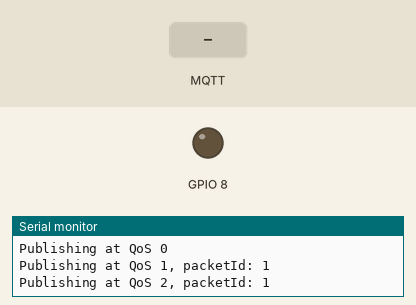
A sketch run on a simulated ESP32. Parts: output pins drawn as LEDs (lit = HIGH), the last lines printed to the serial monitor. The inputs (shaded band) are chosen by the test bench. WiFi joins after 1.5 s; servers stay silent unless stated; random numbers use the default seed unless the sketch sets one; no MQTT or app messages arrive unless stated.

Above: at 2.4 s.
2.5 s: MQTT message "true" arrives on the first subscribed topic
At 2.8 s:
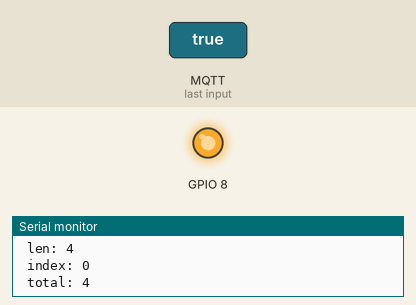
5.5 s: MQTT message "false" arrives on the first subscribed topic
At 6.3 s:
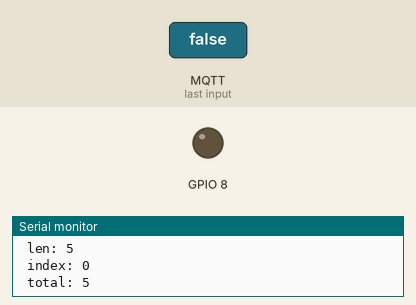
Timing chart, 0 to 8.5 s (numbered marks = the images above; inputs shaded):
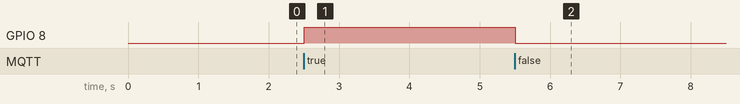

Measured:
- after the input at 2.5 s, GPIO 8: LOW → HIGH at once
- after the input at 5.5 s, GPIO 8: HIGH → LOW at once

The sketch:

mqtt_esp32_example.ino
```cpp
#include <WiFi.h>
extern "C" {
#include "freertos/FreeRTOS.h"
#include "freertos/timers.h"
}
#include <AsyncMqttClient.h>
#define WIFI_SSID "Anfield"
#define WIFI_PASSWORD "Haca2635"

#define MQTT_HOST IPAddress(192, 168, 18, 155) // MQTT BROKER IP ADDRESS
/*for example:
#define MQTT_HOST IPAddress(192, 168, 1, 106)*/
#define MQTT_PORT 1883
#define BROKER_USER "mqtt-user"
#define BROKER_PASS "mqtt-password"
AsyncMqttClient mqttClient;
TimerHandle_t mqttReconnectTimer;
TimerHandle_t wifiReconnectTimer;
unsigned long previousMillis = 0; // Stores last time a message was published
const long interval = 10000; // Interval at which to publish values

void connectToWifi() {
Serial.println("Connecting to Wi-Fi...");
WiFi.begin(WIFI_SSID, WIFI_PASSWORD);
}

void connectToMqtt() {
Serial.println("Connecting to MQTT...");
mqttClient.connect();
}

void WiFiEvent(WiFiEvent_t event) {
Serial.printf("[WiFi-event] event: %d\n", event);
switch(event) {
case ARDUINO_EVENT_WIFI_STA_GOT_IP:
Serial.println("WiFi connected");
Serial.println("IP address: ");
Serial.println(WiFi.localIP());
connectToMqtt();
break;
case ARDUINO_EVENT_WIFI_STA_DISCONNECTED:
Serial.println("WiFi lost connection");
xTimerStop(mqttReconnectTimer, 0); // ensure we don't reconnect to MQTT while reconnecting to Wi-Fi
xTimerStart(wifiReconnectTimer, 0);
break;
}
}

void onMqttConnect(bool sessionPresent) {
Serial.println("Connected to MQTT.");
Serial.print("Session present: ");
Serial.println(sessionPresent);

// Subscribe to topic "led" when it connects to the broker
uint16_t packetIdSub = mqttClient.subscribe("led", 2);
Serial.print("Subscribing at QoS 2, packetId: ");
Serial.println(packetIdSub);
// Publish on the "test" topic with qos 0
mqttClient.publish("test", 0, true, "test 1");
Serial.println("Publishing at QoS 0");
// Publish on the "test" topic with qos 1
uint16_t packetIdPub1 = mqttClient.publish("test", 1, true, "test 2");
Serial.print("Publishing at QoS 1, packetId: ");
Serial.println(packetIdPub1);
// Publish on the "test" topic with qos 2
uint16_t packetIdPub2 = mqttClient.publish("test", 2, true, "test 3");
Serial.print("Publishing at QoS 2, packetId: ");
Serial.println(packetIdPub2);
}

void onMqttDisconnect(AsyncMqttClientDisconnectReason reason) {
Serial.println("Disconnected from MQTT.");
if (WiFi.isConnected()) {
xTimerStart(mqttReconnectTimer, 0);
}
}

void onMqttSubscribe(uint16_t packetId, uint8_t qos) {
Serial.println("Subscribe acknowledged.");
Serial.print(" packetId: ");
Serial.println(packetId);
Serial.print(" qos: ");
Serial.println(qos);
}

void onMqttUnsubscribe(uint16_t packetId) {
Serial.println("Unsubscribe acknowledged.");
Serial.print(" packetId: ");
Serial.println(packetId);
}

void onMqttMessage(char* topic, char* payload, AsyncMqttClientMessageProperties properties, size_t len, size_t index, size_t total) {
// Do whatever you want when you receive a message
// Save the message in a variable
String receivedMessage;
for (int i = 0; i < len; i++) {
Serial.println((char)payload[i]);
receivedMessage += (char)payload[i];
}
// Turn the LED on or off accordingly to the message content
if (strcmp(topic, "led") == 0) {
if (receivedMessage == "true"){
digitalWrite(D9, HIGH);
}
if (receivedMessage == "false"){
digitalWrite(D9, LOW);
}
}
Serial.println("Publish received.");
Serial.print(" topic: ");

Serial.println(topic);
Serial.print(" qos: ");
Serial.println(properties.qos);
Serial.print(" dup: ");
Serial.println(properties.dup);
Serial.print(" retain: ");
Serial.println(properties.retain);
Serial.print(" len: ");
Serial.println(len);
Serial.print(" index: ");
Serial.println(index);
Serial.print(" total: ");
Serial.println(total);
}
void onMqttPublish(uint16_t packetId) {
Serial.println("Publish acknowledged.");
Serial.print(" packetId: ");
Serial.println(packetId);
}
void setup() {
Serial.begin(115200);
Serial.println();
Serial.println();
pinMode (D9, OUTPUT);
mqttReconnectTimer = xTimerCreate("mqttTimer", pdMS_TO_TICKS(2000), pdFALSE, (void*)0, reinterpret_cast<TimerCallbackFunction_t>(connectToMqtt));
wifiReconnectTimer = xTimerCreate("wifiTimer", pdMS_TO_TICKS(2000), pdFALSE, (void*)0, reinterpret_cast<TimerCallbackFunction_t>(connectToWifi));
WiFi.onEvent(WiFiEvent);
mqttClient.onConnect(onMqttConnect);
mqttClient.onDisconnect(onMqttDisconnect);
mqttClient.onSubscribe(onMqttSubscribe);
mqttClient.onUnsubscribe(onMqttUnsubscribe);
mqttClient.onMessage(onMqttMessage);
mqttClient.onPublish(onMqttPublish);
mqttClient.setServer(MQTT_HOST, MQTT_PORT);
mqttClient.setCredentials(BROKER_USER, BROKER_PASS);
connectToWifi();
}
void loop() {
unsigned long currentMillis = millis();
// Every X number of seconds (interval = 10 seconds)
// it publishes a new MQTT message
if (currentMillis - previousMillis >= interval) {
// Save the last time a new reading was published
previousMillis = currentMillis;

// Publish an MQTT message on topic counter
uint16_t packetIdPub1 = mqttClient.publish("counter", 1, true,
String(random(0,20)).c_str());
Serial.printf("Publishing on topic %s at QoS 1, packetId: %i", "counter", packetIdPub1);
}
}
```
